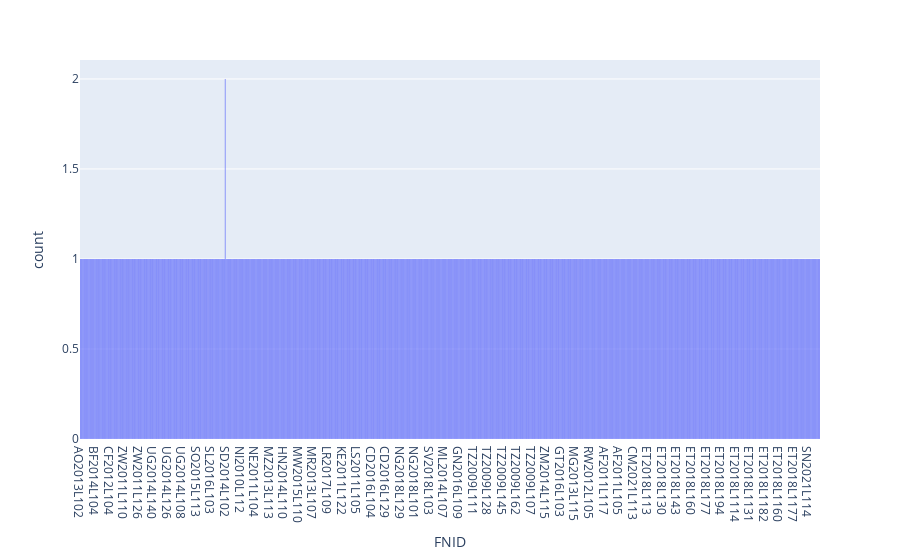
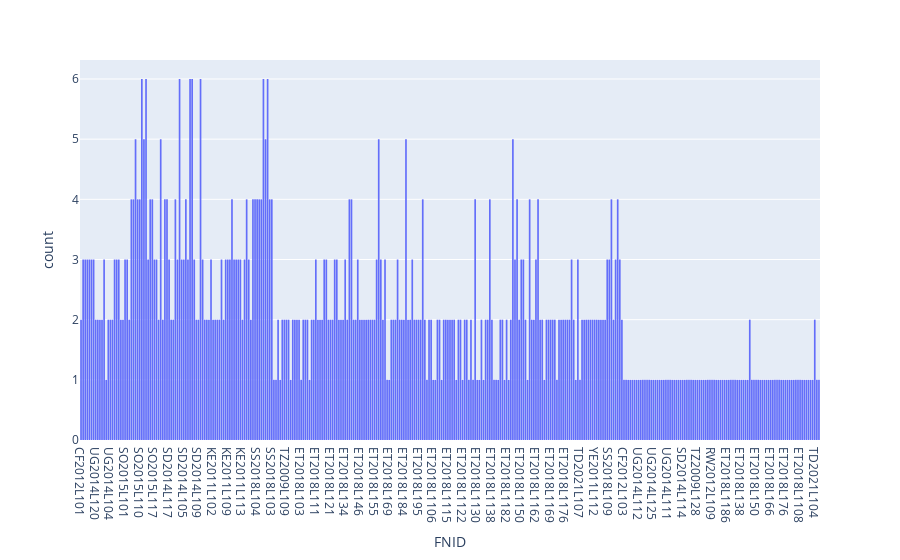

These figures' notebook cell, in order:
### Markdown cell above
What the charts below shows is that many of the FNID's are repeated in the joined dataset the histogram below shows that in the original Livelihood zones there is only one FNID that is repeated and that one is only repeated once. FNID SS2018L107 is repeated 6 times in the join, but only once in the original Livelihood zones data. The below map shows what this looks like from a geographic perspective.

### Code cell
# plot distribution of OBJECTID in lhz_full and lhz
fig = px.histogram(lhz, x="FNID")
fig.show()
# plot distribution of OBJECTID in lhz_full and lhz
fig1 = px.histogram(inter_lhz, x="FNID")
fig1.show()

### Figure 1 — Plotly figure (JSON) as saved in the notebook; plotly's stock layout.template omitted (floating-point values rounded to 4 significant figures; data arrays with more than 128 entries replaced by an {"elided": "..."} marker saying what was removed)
{"data": [{"alignmentgroup": "True", "bingroup": "x", "hovertemplate": "FNID=%{x}<br>count=%{y}<extra></extra>", "legendgroup": "", "marker": {"color": "#636efa", "pattern": {"shape": ""}}, "name": "", "offsetgroup": "", "orientation": "v", "showlegend": false, "type": "histogram", "x": {"elided": "865 str values"}, "xaxis": "x", "yaxis": "y"}], "layout": {"barmode": "relative", "legend": {"tracegroupgap": 0}, "margin": {"t": 60}, "xaxis": {"anchor": "y", "domain": [0, 1], "title": {"text": "FNID"}}, "yaxis": {"anchor": "x", "domain": [0, 1], "title": {"text": "count"}}}}

### Figure 2 — Plotly figure (JSON) as saved in the notebook; plotly's stock layout.template omitted (floating-point values rounded to 4 significant figures; data arrays with more than 128 entries replaced by an {"elided": "..."} marker saying what was removed)
{"data": [{"alignmentgroup": "True", "bingroup": "x", "hovertemplate": "FNID=%{x}<br>count=%{y}<extra></extra>", "legendgroup": "", "marker": {"color": "#636efa", "pattern": {"shape": ""}}, "name": "", "offsetgroup": "", "orientation": "v", "showlegend": false, "type": "histogram", "x": {"elided": "750 str values"}, "xaxis": "x", "yaxis": "y"}], "layout": {"barmode": "relative", "legend": {"tracegroupgap": 0}, "margin": {"t": 60}, "xaxis": {"anchor": "y", "domain": [0, 1], "title": {"text": "FNID"}}, "yaxis": {"anchor": "x", "domain": [0, 1], "title": {"text": "count"}}}}
